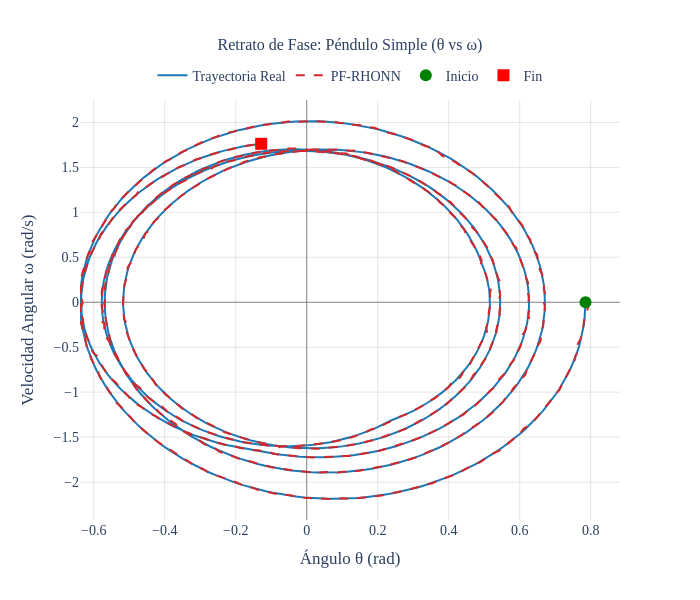

The code cell stored with this chart in its notebook:
### Code cell
# ============================================================
# 10) PHASE PORTRAIT
# ============================================================

fig = go.Figure()

# True trajectory
fig.add_trace(go.Scatter(
    x=x_true[:, 0], 
    y=x_true[:, 1],
    mode='lines',
    name='Trayectoria Real',
    line=dict(color='#1f77b4', width=2),
    hovertemplate='θ: %{x:.3f} rad<br>ω: %{y:.3f} rad/s<extra></extra>'
))

# PF-RHONN trajectory
fig.add_trace(go.Scatter(
    x=x_est_pf[:, 0], 
    y=x_est_pf[:, 1],
    mode='lines',
    name='PF-RHONN',
    line=dict(color='#d62728', width=2, dash='dash'),
    hovertemplate='θ: %{x:.3f} rad<br>ω: %{y:.3f} rad/s<extra></extra>'
))

# Starting point
fig.add_trace(go.Scatter(
    x=[x_true[0, 0]], 
    y=[x_true[0, 1]],
    mode='markers',
    name='Inicio',
    marker=dict(color='green', size=12, symbol='circle'),
    showlegend=True
))

# Ending point
fig.add_trace(go.Scatter(
    x=[x_true[-1, 0]], 
    y=[x_true[-1, 1]],
    mode='markers',
    name='Fin',
    marker=dict(color='red', size=12, symbol='square'),
    showlegend=True
))

fig.update_layout(
    title=dict(
        text='Retrato de Fase: Péndulo Simple (θ vs ω)',
        x=0.5,
        xanchor='center',
        font=dict(size=thesis_config['title_size'], family=thesis_config['font_family'])
    ),
    xaxis=dict(
        title='Ángulo θ (rad)',
        gridcolor=thesis_config['gridcolor'],
        showgrid=True,
        zeroline=True,
        zerolinecolor='gray',
        zerolinewidth=1
    ),
    yaxis=dict(
        title='Velocidad Angular ω (rad/s)',
        gridcolor=thesis_config['gridcolor'],
        showgrid=True,
        zeroline=True,
        zerolinecolor='gray',
        zerolinewidth=1
    ),
    height=600,
    width=700,
    font=dict(size=thesis_config['font_size'], family=thesis_config['font_family']),
    plot_bgcolor=thesis_config['plot_bgcolor'],
    paper_bgcolor=thesis_config['paper_bgcolor'],
    legend=dict(
        orientation='h',
        yanchor='bottom',
        y=1.02,
        xanchor='center',
        x=0.5
    ),
    hovermode='closest'
)

fig.show()

print(f"\n✓ Phase portrait generated")

### Figure 1 — Plotly figure (JSON) as saved in the notebook; plotly's stock layout.template omitted (floating-point values rounded to 4 significant figures; data arrays with more than 128 entries replaced by an {"elided": "..."} marker saying what was removed)
{"data": [{"hovertemplate": "θ: %{x:.3f} rad<br>ω: %{y:.3f} rad/s<extra></extra>", "line": {"color": "#1f77b4", "width": 2}, "mode": "lines", "name": "Trayectoria Real", "type": "scatter", "x": {"elided": "1000 float values"}, "y": {"elided": "1000 float values"}}, {"hovertemplate": "θ: %{x:.3f} rad<br>ω: %{y:.3f} rad/s<extra></extra>", "line": {"color": "#d62728", "dash": "dash", "width": 2}, "mode": "lines", "name": "PF-RHONN", "type": "scatter", "x": {"elided": "1000 float values"}, "y": {"elided": "1000 float values"}}, {"marker": {"color": "green", "size": 12, "symbol": "circle"}, "mode": "markers", "name": "Inicio", "showlegend": true, "type": "scatter", "x": [0.7854], "y": [0]}, {"marker": {"color": "red", "size": 12, "symbol": "square"}, "mode": "markers", "name": "Fin", "showlegend": true, "type": "scatter", "x": [-0.1283], "y": [1.762]}], "layout": {"font": {"family": "Computer Modern", "size": 14}, "height": 600, "hovermode": "closest", "legend": {"orientation": "h", "x": 0.5, "xanchor": "center", "y": 1.02, "yanchor": "bottom"}, "paper_bgcolor": "white", "plot_bgcolor": "white", "title": {"font": {"family": "Computer Modern", "size": 16}, "text": "Retrato de Fase: Péndulo Simple (θ vs ω)", "x": 0.5, "xanchor": "center"}, "width": 700, "xaxis": {"gridcolor": "rgba(128,128,128,0.2)", "showgrid": true, "title": {"text": "Ángulo θ (rad)"}, "zeroline": true, "zerolinecolor": "gray", "zerolinewidth": 1}, "yaxis": {"gridcolor": "rgba(128,128,128,0.2)", "showgrid": true, "title": {"text": "Velocidad Angular ω (rad/s)"}, "zeroline": true, "zerolinecolor": "gray", "zerolinewidth": 1}}}
